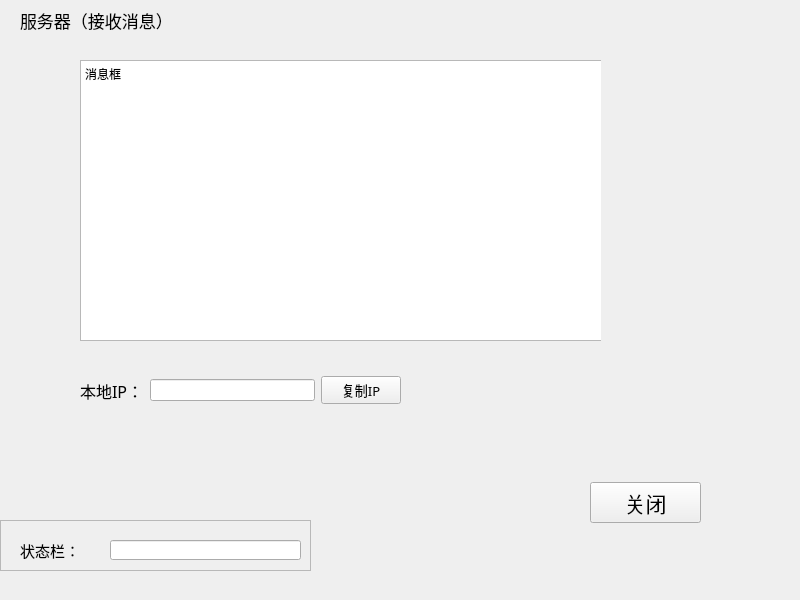
<?xml version="1.0" encoding="UTF-8"?>
<ui version="4.0">
 <class>MainWindow</class>
 <widget class="QMainWindow" name="MainWindow">
  <property name="geometry">
   <rect>
    <x>0</x>
    <y>0</y>
    <width>800</width>
    <height>600</height>
   </rect>
  </property>
  <property name="windowTitle">
   <string>MainWindow</string>
  </property>
  <widget class="QWidget" name="centralwidget">
   <widget class="QFrame" name="frame">
    <property name="geometry">
     <rect>
      <x>80</x>
      <y>60</y>
      <width>521</width>
      <height>281</height>
     </rect>
    </property>
    <property name="frameShape">
     <enum>QFrame::StyledPanel</enum>
    </property>
    <property name="frameShadow">
     <enum>QFrame::Raised</enum>
    </property>
    <widget class="QPlainTextEdit" name="xiaoxi">
     <property name="geometry">
      <rect>
       <x>0</x>
       <y>0</y>
       <width>531</width>
       <height>281</height>
      </rect>
     </property>
     <property name="plainText">
      <string>消息框</string>
     </property>
    </widget>
   </widget>
   <widget class="QLabel" name="tou">
    <property name="geometry">
     <rect>
      <x>20</x>
      <y>10</y>
      <width>201</width>
      <height>21</height>
     </rect>
    </property>
    <property name="font">
     <font>
      <family>等线</family>
      <pointsize>13</pointsize>
     </font>
    </property>
    <property name="text">
     <string>服务器（接收消息）</string>
    </property>
   </widget>
   <widget class="QPushButton" name="guanbi">
    <property name="geometry">
     <rect>
      <x>590</x>
      <y>482</y>
      <width>111</width>
      <height>41</height>
     </rect>
    </property>
    <property name="font">
     <font>
      <family>幼圆</family>
      <pointsize>16</pointsize>
     </font>
    </property>
    <property name="text">
     <string>关闭</string>
    </property>
   </widget>
   <widget class="QFrame" name="frame_2">
    <property name="geometry">
     <rect>
      <x>0</x>
      <y>520</y>
      <width>311</width>
      <height>51</height>
     </rect>
    </property>
    <property name="frameShape">
     <enum>QFrame::StyledPanel</enum>
    </property>
    <property name="frameShadow">
     <enum>QFrame::Raised</enum>
    </property>
    <widget class="QLineEdit" name="zhuangtai">
     <property name="geometry">
      <rect>
       <x>110</x>
       <y>20</y>
       <width>191</width>
       <height>20</height>
      </rect>
     </property>
    </widget>
    <widget class="QLabel" name="label_2">
     <property name="geometry">
      <rect>
       <x>20</x>
       <y>20</y>
       <width>61</width>
       <height>21</height>
      </rect>
     </property>
     <property name="font">
      <font>
       <family>幼圆</family>
       <pointsize>11</pointsize>
      </font>
     </property>
     <property name="text">
      <string>状态栏：</string>
     </property>
    </widget>
   </widget>
   <widget class="QWidget" name="horizontalLayoutWidget">
    <property name="geometry">
     <rect>
      <x>80</x>
      <y>360</y>
      <width>321</width>
      <height>61</height>
     </rect>
    </property>
    <layout class="QHBoxLayout" name="horizontalLayout">
     <item>
      <widget class="QLabel" name="label">
       <property name="font">
        <font>
         <family>等线</family>
         <pointsize>12</pointsize>
        </font>
       </property>
       <property name="text">
        <string>本地IP：</string>
       </property>
      </widget>
     </item>
     <item>
      <widget class="QLineEdit" name="lineEdit">
       <property name="readOnly">
        <bool>false</bool>
       </property>
      </widget>
     </item>
     <item>
      <widget class="QPushButton" name="pushButton">
       <property name="font">
        <font>
         <family>等线</family>
         <pointsize>10</pointsize>
        </font>
       </property>
       <property name="text">
        <string>复制IP</string>
       </property>
       <property name="iconSize">
        <size>
         <width>19</width>
         <height>20</height>
        </size>
       </property>
       <property name="autoDefault">
        <bool>false</bool>
       </property>
      </widget>
     </item>
    </layout>
   </widget>
  </widget>
  <widget class="QMenuBar" name="menubar">
   <property name="geometry">
    <rect>
     <x>0</x>
     <y>0</y>
     <width>800</width>
     <height>23</height>
    </rect>
   </property>
  </widget>
 </widget>
 <resources/>
 <connections>
  <connection>
   <sender>guanbi</sender>
   <signal>clicked()</signal>
   <receiver>MainWindow</receiver>
   <slot>close()</slot>
   <hints>
    <hint type="sourcelabel">
     <x>644</x>
     <y>531</y>
    </hint>
    <hint type="destinationlabel">
     <x>732</x>
     <y>533</y>
    </hint>
   </hints>
  </connection>
  <connection>
   <sender>pushButton</sender>
   <signal>clicked()</signal>
   <receiver>zhuangtai</receiver>
   <slot>clear()</slot>
   <hints>
    <hint type="sourcelabel">
     <x>341</x>
     <y>415</y>
    </hint>
    <hint type="destinationlabel">
     <x>253</x>
     <y>573</y>
    </hint>
   </hints>
  </connection>
  <connection>
   <sender>pushButton</sender>
   <signal>pressed()</signal>
   <receiver>lineEdit</receiver>
   <slot>selectAll()</slot>
   <hints>
    <hint type="sourcelabel">
     <x>313</x>
     <y>406</y>
    </hint>
    <hint type="destinationlabel">
     <x>279</x>
     <y>403</y>
    </hint>
   </hints>
  </connection>
  <connection>
   <sender>pushButton</sender>
   <signal>released()</signal>
   <receiver>lineEdit</receiver>
   <slot>copy()</slot>
   <hints>
    <hint type="sourcelabel">
     <x>312</x>
     <y>416</y>
    </hint>
    <hint type="destinationlabel">
     <x>282</x>
     <y>409</y>
    </hint>
   </hints>
  </connection>
 </connections>
</ui>
